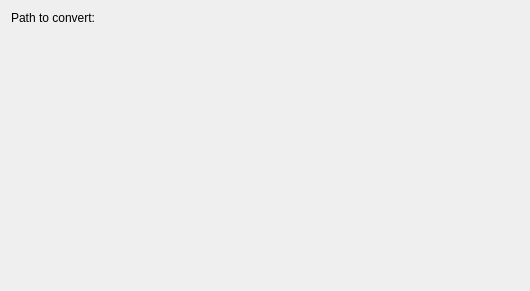
<?xml version="1.0" encoding="UTF-8"?>
<ui version="4.0">
 <class>Form</class>
 <widget class="QWidget" name="Form">
  <property name="geometry">
   <rect>
    <x>0</x>
    <y>0</y>
    <width>530</width>
    <height>291</height>
   </rect>
  </property>
  <property name="windowTitle">
   <string>Form</string>
  </property>
  <layout class="QGridLayout" name="gridLayout">
   <item row="0" column="0">
    <widget class="QLabel" name="label">
     <property name="text">
      <string>Path to convert:</string>
     </property>
    </widget>
   </item>
   <item row="1" column="0">
    <widget class="KLFPathChooser" name="INPUT_convert">
     <property name="path">
      <string>convert</string>
     </property>
    </widget>
   </item>
   <item row="2" column="0">
    <spacer name="verticalSpacer">
     <property name="orientation">
      <enum>Qt::Vertical</enum>
     </property>
     <property name="sizeHint" stdset="0">
      <size>
       <width>20</width>
       <height>182</height>
      </size>
     </property>
    </spacer>
   </item>
  </layout>
 </widget>
 <customwidgets>
  <customwidget>
   <class>KLFPathChooser</class>
   <extends>QFrame</extends>
   <header>klfpathchooser.h</header>
  </customwidget>
 </customwidgets>
 <resources/>
 <connections/>
</ui>
